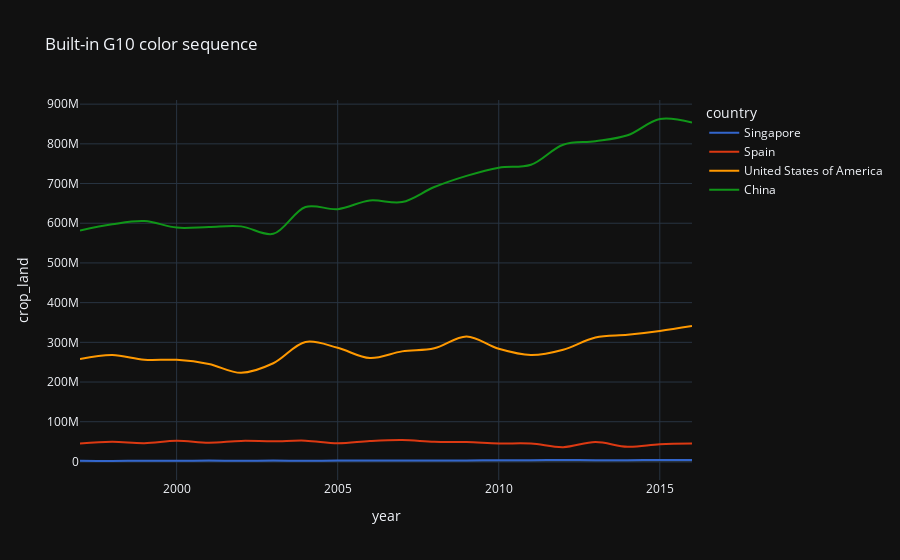

Notebook code for this chart:
### Code cell
import plotly.express as px
for template in ["plotly_dark"]:
    fig = px.line(countries, x="year", y="crop_land", color="country", line_group="country",
              line_shape="spline", render_mode="svg",
                  template=template,
             color_discrete_sequence=px.colors.qualitative.G10,
             title="Built-in G10 color sequence")

fig.show()

### Figure 1 — Plotly figure (JSON) as saved in the notebook; plotly's stock layout.template omitted (floating-point values rounded to 4 significant figures)
{"data": [{"hovertemplate": "country=Singapore<br>year=%{x}<br>crop_land=%{y}<extra></extra>", "legendgroup": "Singapore", "line": {"color": "#3366CC", "dash": "solid", "shape": "spline"}, "mode": "lines", "name": "Singapore", "orientation": "v", "showlegend": true, "type": "scatter", "x": [1997, 1998, 1999, 2000, 2001, 2002, 2003, 2004, 2005, 2006, 2007, 2008, 2009, 2010, 2011, 2012, 2013, 2014, 2015, 2016], "xaxis": "x", "y": [1498000.0, 1044000.0, 1874000.0, 1861000.0, 2083000.0, 1899000.0, 2006000.0, 1986000.0, 2000000.0, 2024000.0, 2168000.0, 2459000.0, 2528000.0, 2854000.0, 3154000.0, 3521000.0, 3132000.0, 3218000.0, 3377000.0, 3248000.0], "yaxis": "y"}, {"hovertemplate": "country=Spain<br>year=%{x}<br>crop_land=%{y}<extra></extra>", "legendgroup": "Spain", "line": {"color": "#DC3912", "dash": "solid", "shape": "spline"}, "mode": "lines", "name": "Spain", "orientation": "v", "showlegend": true, "type": "scatter", "x": [1997, 1998, 1999, 2000, 2001, 2002, 2003, 2004, 2005, 2006, 2007, 2008, 2009, 2010, 2011, 2012, 2013, 2014, 2015, 2016], "xaxis": "x", "y": [45340000.0, 49250000.0, 45940000.0, 51900000.0, 47160000.0, 51710000.0, 50740000.0, 52250000.0, 45690000.0, 51350000.0, 53870000.0, 49550000.0, 48790000.0, 45270000.0, 44950000.0, 35920000.0, 48840000.0, 36930000.0, 43340000.0, 45190000.0], "yaxis": "y"}, {"hovertemplate": "country=United States of America<br>year=%{x}<br>crop_land=%{y}<extra></extra>", "legendgroup": "United States of America", "line": {"color": "#FF9900", "dash": "solid", "shape": "spline"}, "mode": "lines", "name": "United States of America", "orientation": "v", "showlegend": true, "type": "scatter", "x": [1997, 1998, 1999, 2000, 2001, 2002, 2003, 2004, 2005, 2006, 2007, 2008, 2009, 2010, 2011, 2012, 2013, 2014, 2015, 2016], "xaxis": "x", "y": [258100000.0, 268100000.0, 256200000.0, 255900000.0, 245600000.0, 223100000.0, 247200000.0, 300900000.0, 286100000.0, 260500000.0, 277197277, 285200000.0, 314700000.0, 283800000.0, 268000000.0, 281200000.0, 312200000.0, 318900000.0, 328600000.0, 340900000.0], "yaxis": "y"}, {"hovertemplate": "country=China<br>year=%{x}<br>crop_land=%{y}<extra></extra>", "legendgroup": "China", "line": {"color": "#109618", "dash": "solid", "shape": "spline"}, "mode": "lines", "name": "China", "orientation": "v", "showlegend": true, "type": "scatter", "x": [1997, 1998, 1999, 2000, 2001, 2002, 2003, 2004, 2005, 2006, 2007, 2008, 2009, 2010, 2011, 2012, 2013, 2014, 2015, 2016], "xaxis": "x", "y": [581500000.0, 597300000.0, 605500000.0, 589000000.0, 590650458, 592100000.0, 573300000.0, 641100000.0, 635500000.0, 657338430, 653300000.0, 691200000.0, 719300000.0, 740100000.0, 747400000.0, 797900000.0, 806600000.0, 821600000.0, 862600000.0, 853900000.0], "yaxis": "y"}], "layout": {"legend": {"title": {"text": "country"}, "tracegroupgap": 0}, "title": {"text": "Built-in G10 color sequence"}, "xaxis": {"anchor": "y", "domain": [0, 1], "title": {"text": "year"}}, "yaxis": {"anchor": "x", "domain": [0, 1], "title": {"text": "crop_land"}}}}
